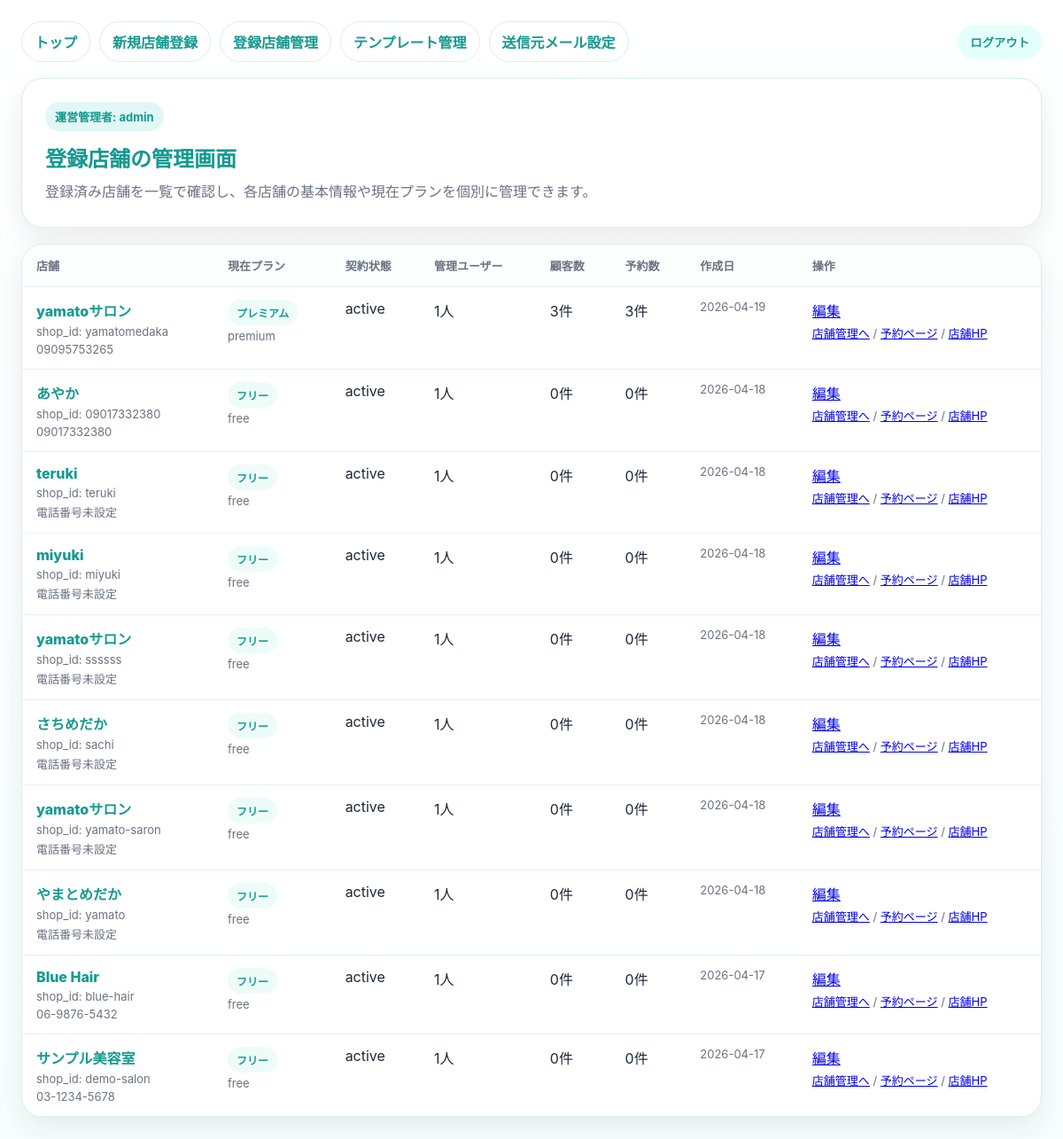
Page /platform/shops (signed in) on the committed database.
### tables this page shows
CREATE TABLE shops (
                id INTEGER PRIMARY KEY AUTOINCREMENT,
                shop_id TEXT NOT NULL UNIQUE,
                shop_name TEXT NOT NULL,
                catch_copy TEXT DEFAULT '',
                description TEXT DEFAULT '',
                phone TEXT DEFAULT '',
                address TEXT DEFAULT '',
                business_hours TEXT DEFAULT '10:00〜19:00',
                holiday TEXT DEFAULT '火曜日',
                primary_color TEXT DEFAULT '#2ec4b6',
                primary_dark TEXT DEFAULT '#159a90',
                accent_bg TEXT DEFAULT '#f7fffe',
                staff_list_json TEXT NOT NULL DEFAULT '[]',
                menus_json TEXT NOT NULL DEFAULT '[]',
                admin_ui_mode TEXT NOT NULL DEFAULT 'web',
                created_at TEXT DEFAULT CURRENT_TIMESTAMP
            , reply_to_email TEXT DEFAULT '');

### app/main.py (the view)
@app.get("/platform/shops", response_class=HTMLResponse)
def platform_shops(request: Request):
    redirect = require_platform_login(request)
    if redirect:
        return redirect
    context = {
        "request": request,
        "shops": get_all_shops_for_platform(),
        "message": request.query_params.get("saved", ""),
        "error_message": "",
        "current_admin_name": request.session.get("platform_admin_name", PLATFORM_ADMIN.get("name", "運営管理者")),
    }
    return templates.TemplateResponse(
        request=request,
        name="platform/shops.html",
        context=context,
    )

### app/templates/platform/shops.html (shortened to what this page needs)
<!doctype html>
<html lang="ja">
<head>
</head>
<body>
<div class="wrap">
  <div class="top">
    <div class="links"><a href="/">トップ</a><a href="/signup">新規店舗登録</a><a href="/platform/shops">登録店舗管理</a><a href="/platform/templates">テンプレート管理</a><a href="/platform/settings/mail">送信元メール設定</a></div>
    <form class="logout" method="post" action="/platform/logout"><button type="submit">ログアウト</button></form>
  </div>
  <section class="hero"><div class="badge">運営管理者: {{ current_admin_name }}</div><h1>登録店舗の管理画面</h1><p>登録済み店舗を一覧で確認し、各店舗の基本情報や現在プランを個別に管理できます。</p></section>
  <section class="table-card">
    <table>
      <thead><tr><th>店舗</th><th>現在プラン</th><th>契約状態</th><th>管理ユーザー</th><th>顧客数</th><th>予約数</th><th>作成日</th><th>操作</th></tr></thead>
      <tbody>
      {% for shop in shops %}
        <tr>
          <td class="name"><a href="/platform/shops/{{ shop.shop_id }}/edit">{{ shop.shop_name }}</a><div class="sub">shop_id: {{ shop.shop_id }}</div><div class="sub">{{ shop.phone or '電話番号未設定' }}</div></td>
          <td><span class="pill">{{ shop.plan_name }}</span><div class="sub">{{ shop.plan_code }}</div></td>
          <td>{{ shop.subscription_status }}</td>
          <td>{{ shop.admin_user_count }}人</td>
          <td>{{ shop.customer_count }}件</td>
          <td>{{ shop.reservation_count }}件</td>
          <td class="muted">{{ shop.created_at[:10] if shop.created_at else '' }}</td>
          <td><a href="/platform/shops/{{ shop.shop_id }}/edit">編集</a><div class="sub"><a href="/admin/login/{{ shop.shop_id }}">店舗管理へ</a> / <a href="/shop/{{ shop.shop_id }}" target="_blank">予約ページ</a> / <a href="/site/{{ shop.shop_id if shop is defined else shop.shop_id }}" target="_blank">店舗HP</a></div></td>
        </tr>
      {% endfor %}
      </tbody>
    </table>
  </section>
</div>
</body>
</html>

### app/templates/platform/shops.html (style rules this page uses)
:root { --primary:#2ec4b6;--primary-dark:#159a90;--bg:#f7fffe;--line:#d8efec;--text:#1f2937;--sub:#6b7280;--card:#fff;--ok:#166534;--ok-bg:#f0fdf4;--danger:#b91c1c;--danger-bg:#fef2f2 }
* { box-sizing:border-box }
body { margin:0;font-family:-apple-system,BlinkMacSystemFont,"Segoe UI",sans-serif;background:linear-gradient(180deg,#fff 0%,var(--bg) 100%);color:var(--text);padding:24px }
.wrap { max-width:1220px;margin:0 auto }
.top { display:flex;justify-content:space-between;gap:12px;align-items:center;flex-wrap:wrap;margin-bottom:18px }
.links { display:flex;gap:10px;flex-wrap:wrap }
.links a { display:inline-flex;padding:10px 14px;border-radius:999px;border:1px solid var(--line);text-decoration:none;color:var(--primary-dark);font-weight:700;background:#fff }
.logout button { padding:10px 14px;border:none;border-radius:999px;background:#e5fffb;color:var(--primary-dark);font-weight:800 }
.hero,.table-card { background:var(--card);border:1px solid var(--line);border-radius:24px;box-shadow:0 12px 32px rgba(15,23,42,.08) }
.hero { padding:26px;margin-bottom:18px }
.hero h1 { margin:0 0 8px;color:var(--primary-dark) }
.hero p { margin:0;color:var(--sub);line-height:1.7 }
.badge { display:inline-flex;padding:7px 11px;border-radius:999px;background:rgba(46,196,182,.14);color:var(--primary-dark);font-weight:700;font-size:13px;margin-bottom:12px }
.table-card { overflow:auto }
table { width:100%;border-collapse:collapse;min-width:980px }
th,td { padding:14px 16px;border-bottom:1px solid #e5f2f1;vertical-align:top;text-align:left }
th { font-size:13px;color:var(--sub);background:#fbfffe }
.name a { text-decoration:none;color:var(--primary-dark);font-weight:800 }
.sub { color:var(--sub);font-size:13px;margin-top:4px }
.pill { display:inline-flex;padding:6px 10px;border-radius:999px;background:#eefcf9;color:var(--primary-dark);font-weight:700;font-size:12px }
.muted { color:var(--sub);font-size:13px }

### rows in the picture
shops: shop_name "yamatoサロン", shop_id "yamatomedaka", phone "09095753265", plan_name "プレミアム", plan_code "premium", subscription_status "active", admin_user_count "1", customer_count "3", reservation_count "3", created_at "2026-04-19"
shops: shop_name "あやか", shop_id "09017332380", phone "09017332380", plan_name "フリー", plan_code "free", subscription_status "active", admin_user_count "1", customer_count "0", reservation_count "0", created_at "2026-04-18"
shops: shop_name "teruki", shop_id "teruki", phone "電話番号未設定", plan_name "フリー", plan_code "free", subscription_status "active", admin_user_count "1", customer_count "0", reservation_count "0", created_at "2026-04-18"
shops: shop_name "miyuki", shop_id "miyuki", phone "電話番号未設定", plan_name "フリー", plan_code "free", subscription_status "active", admin_user_count "1", customer_count "0", reservation_count "0", created_at "2026-04-18"
shops: shop_name "yamatoサロン", shop_id "ssssss", phone "電話番号未設定", plan_name "フリー", plan_code "free", subscription_status "active", admin_user_count "1", customer_count "0", reservation_count "0", created_at "2026-04-18"
shops: shop_name "さちめだか", shop_id "sachi", phone "電話番号未設定", plan_name "フリー", plan_code "free", subscription_status "active", admin_user_count "1", customer_count "0", reservation_count "0", created_at "2026-04-18"
shops: shop_name "yamatoサロン", shop_id "yamato-saron", phone "電話番号未設定", plan_name "フリー", plan_code "free", subscription_status "active", admin_user_count "1", customer_count "0", reservation_count "0", created_at "2026-04-18"
shops: shop_name "やまとめだか", shop_id "yamato", phone "電話番号未設定", plan_name "フリー", plan_code "free", subscription_status "active", admin_user_count "1", customer_count "0", reservation_count "0", created_at "2026-04-18"
shops: shop_name "Blue Hair", shop_id "blue-hair", phone "06-9876-5432", plan_name "フリー", plan_code "free", subscription_status "active", admin_user_count "1", customer_count "0", reservation_count "0", created_at "2026-04-17"
shops: shop_name "サンプル美容室", shop_id "demo-salon", phone "03-1234-5678", plan_name "フリー", plan_code "free", subscription_status "active", admin_user_count "1", customer_count "0", reservation_count "0", created_at "2026-04-17"

### other values in the picture
{{ current_admin_name }} "admin"
